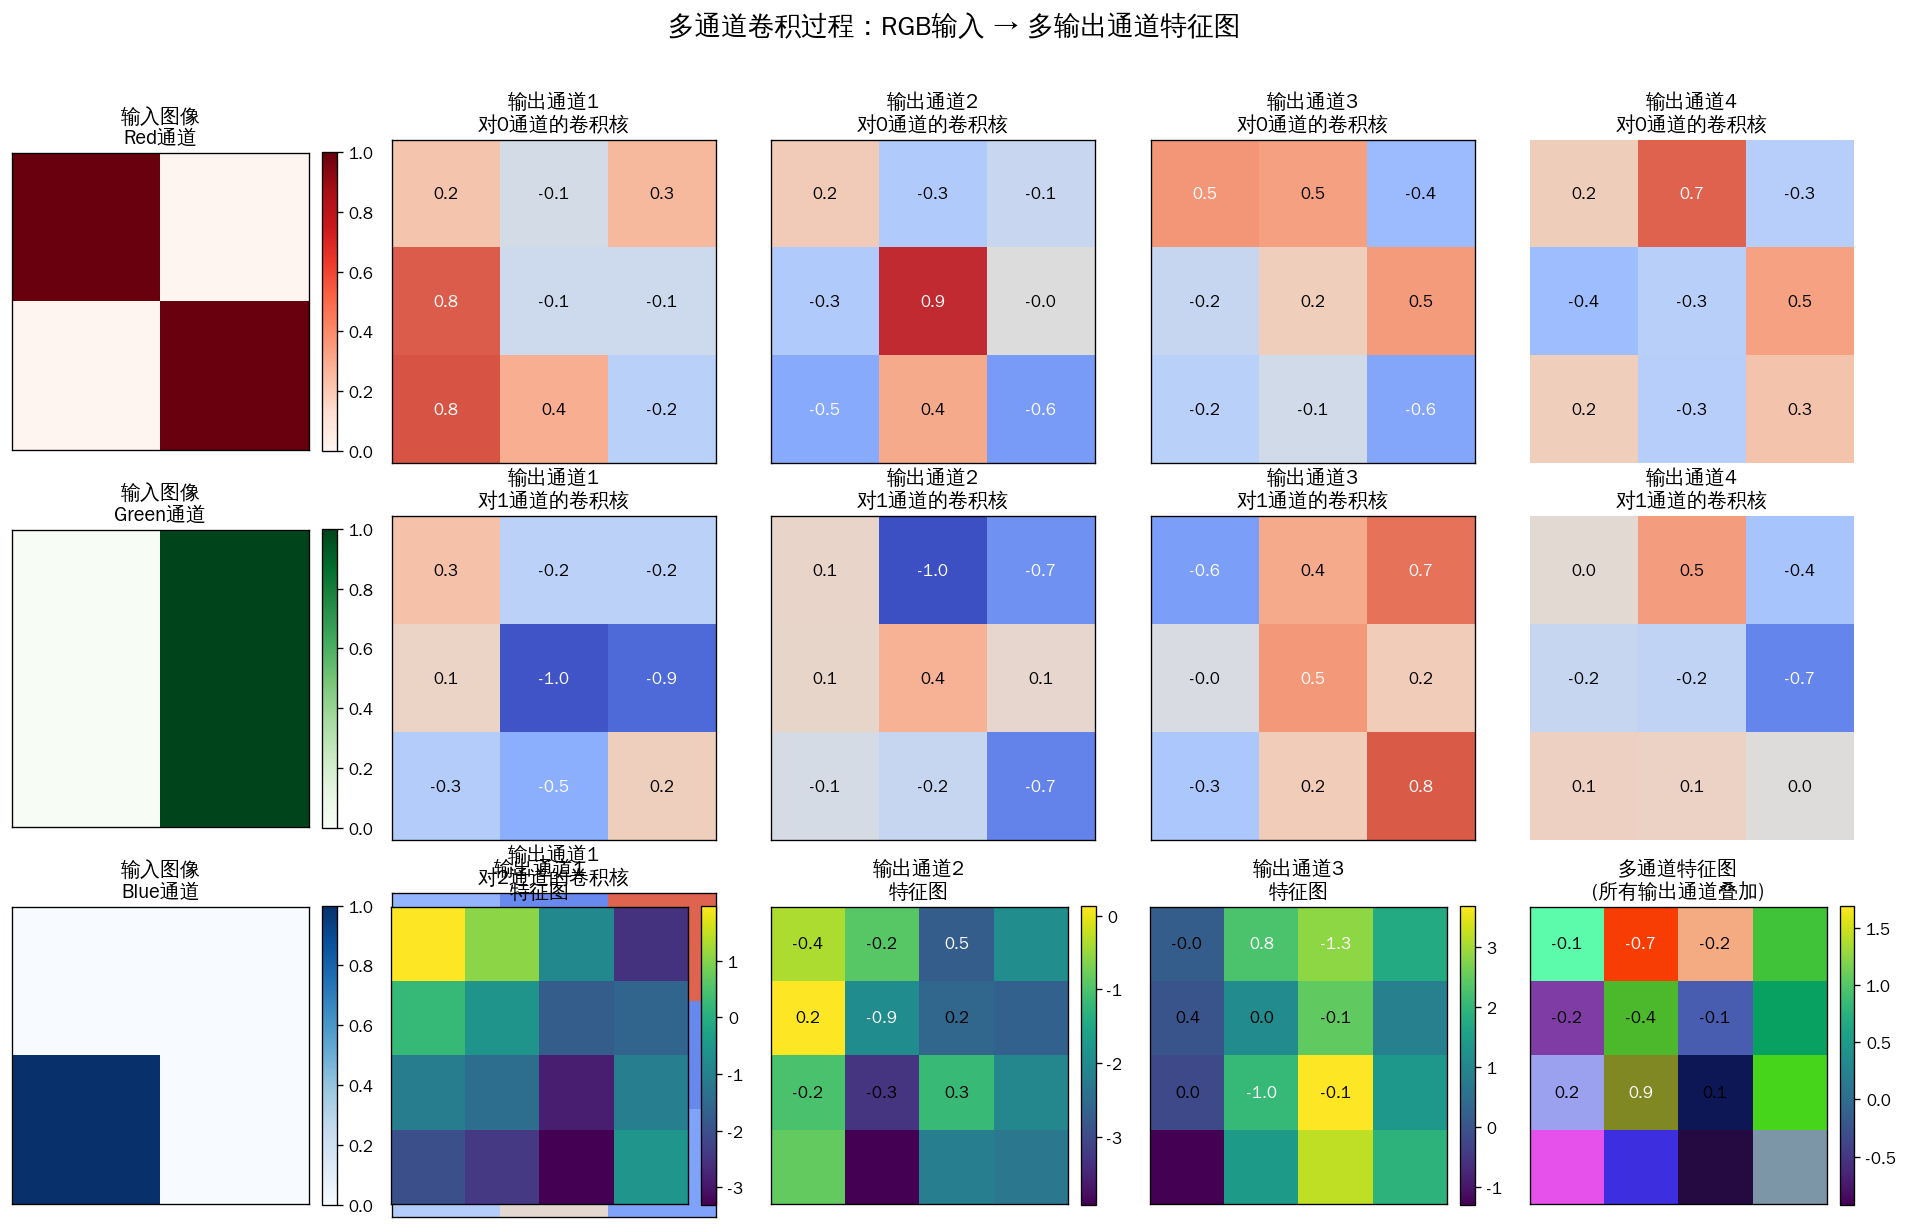

Reproduce this figure in Python.
"""
4-1-multi-channel.py
====================
多通道卷积过程：RGB 输入 → 多输出通道特征图
"""
import numpy as np
import matplotlib.pyplot as plt
import matplotlib as mpl

mpl.rcParams['font.sans-serif'] = ['Noto Sans CJK SC', 'WenQuanYi Zen Hei', 'SimHei', 'DejaVu Sans']
mpl.rcParams['axes.unicode_minus'] = False

np.random.seed(42)
height, width = 6, 6
rgb_image = np.zeros((height, width, 3))
rgb_image[:height//2, :width//2, 0] = 1
rgb_image[:height//2, width//2:, 1] = 1
rgb_image[height//2:, :width//2, 2] = 1
rgb_image[height//2:, width//2:, 0] = 1
rgb_image[height//2:, width//2:, 1] = 1

num_output_channels = 4
kernel_size = 3
kernels = np.random.randn(num_output_channels, 3, kernel_size, kernel_size) * 0.5

def manual_convolution(image, kernel, stride=1, padding=0):
    if padding > 0:
        image_padded = np.pad(image, ((padding, padding), (padding, padding)), mode='constant')
    else:
        image_padded = image
    h_in, w_in = image_padded.shape
    h_kernel, w_kernel = kernel.shape
    h_out = (h_in - h_kernel) // stride + 1
    w_out = (w_in - w_kernel) // stride + 1
    output = np.zeros((h_out, w_out))
    for i in range(0, h_out):
        for j in range(0, w_out):
            image_patch = image_padded[i*stride:i*stride+h_kernel, j*stride:j*stride+w_kernel]
            output[i, j] = np.sum(image_patch * kernel)
    return output

fig, axes = plt.subplots(3, num_output_channels + 1, figsize=(16, 10))

for c in range(3):
    ax = axes[c, 0]
    channel_name = ['Red通道', 'Green通道', 'Blue通道'][c]
    im = ax.imshow(rgb_image[:, :, c], cmap='Reds' if c == 0 else 'Greens' if c == 1 else 'Blues')
    ax.set_title(f'输入图像\n{channel_name}')
    ax.set_xticks([])
    ax.set_yticks([])
    plt.colorbar(im, ax=ax, fraction=0.046, pad=0.04)

for output_channel in range(num_output_channels):
    channel_result = np.zeros((height - kernel_size + 1, width - kernel_size + 1))
    for input_channel in range(3):
        kernel = kernels[output_channel, input_channel, :, :]
        channel_slice = rgb_image[:, :, input_channel]
        conv_result = manual_convolution(channel_slice, kernel, stride=1, padding=0)
        channel_result += conv_result
    for c in range(3):
        ax = axes[c, output_channel + 1]
        kernel = kernels[output_channel, c, :, :]
        im = ax.imshow(kernel, cmap='coolwarm', vmin=-1, vmax=1)
        ax.set_title(f'输出通道{output_channel+1}\n对{c}通道的卷积核')
        ax.set_xticks([])
        ax.set_yticks([])
        for i in range(kernel_size):
            for j in range(kernel_size):
                ax.text(j, i, f'{kernel[i, j]:.1f}', ha='center', va='center',
                       color='white' if abs(kernel[i, j]) > 0.5 else 'black')
    if output_channel == 0:
        ax_result = plt.subplot2grid((3, num_output_channels + 1), (2, output_channel + 1), colspan=1)
    else:
        ax_result = axes[2, output_channel + 1]
    im_result = ax_result.imshow(channel_result, cmap='viridis')
    ax_result.set_title(f'输出通道{output_channel+1}\n特征图')
    ax_result.set_xticks([])
    ax_result.set_yticks([])
    plt.colorbar(im_result, ax=ax_result, fraction=0.046, pad=0.04)

axes[0, -1].axis('off')
axes[1, -1].axis('off')
ax_final = axes[2, -1]
final_visualization = np.zeros((height - kernel_size + 1, width - kernel_size + 1, 3))
final_visualization[:, :, 0] = np.random.rand(height - kernel_size + 1, width - kernel_size + 1)
final_visualization[:, :, 1] = np.random.rand(height - kernel_size + 1, width - kernel_size + 1)
final_visualization[:, :, 2] = np.random.rand(height - kernel_size + 1, width - kernel_size + 1)
ax_final.imshow(final_visualization)
ax_final.set_title('多通道特征图\n(所有输出通道叠加)')
ax_final.set_xticks([])
ax_final.set_yticks([])

plt.suptitle('多通道卷积过程：RGB输入 → 多输出通道特征图', fontsize=16, y=1.02)
plt.tight_layout()
plt.savefig('/home/david/AI-Tutorial/assets/figures/4-1-multi-channel.png',
            dpi=120, bbox_inches='tight', facecolor='white')
print("Saved: 4-1-multi-channel.png")
